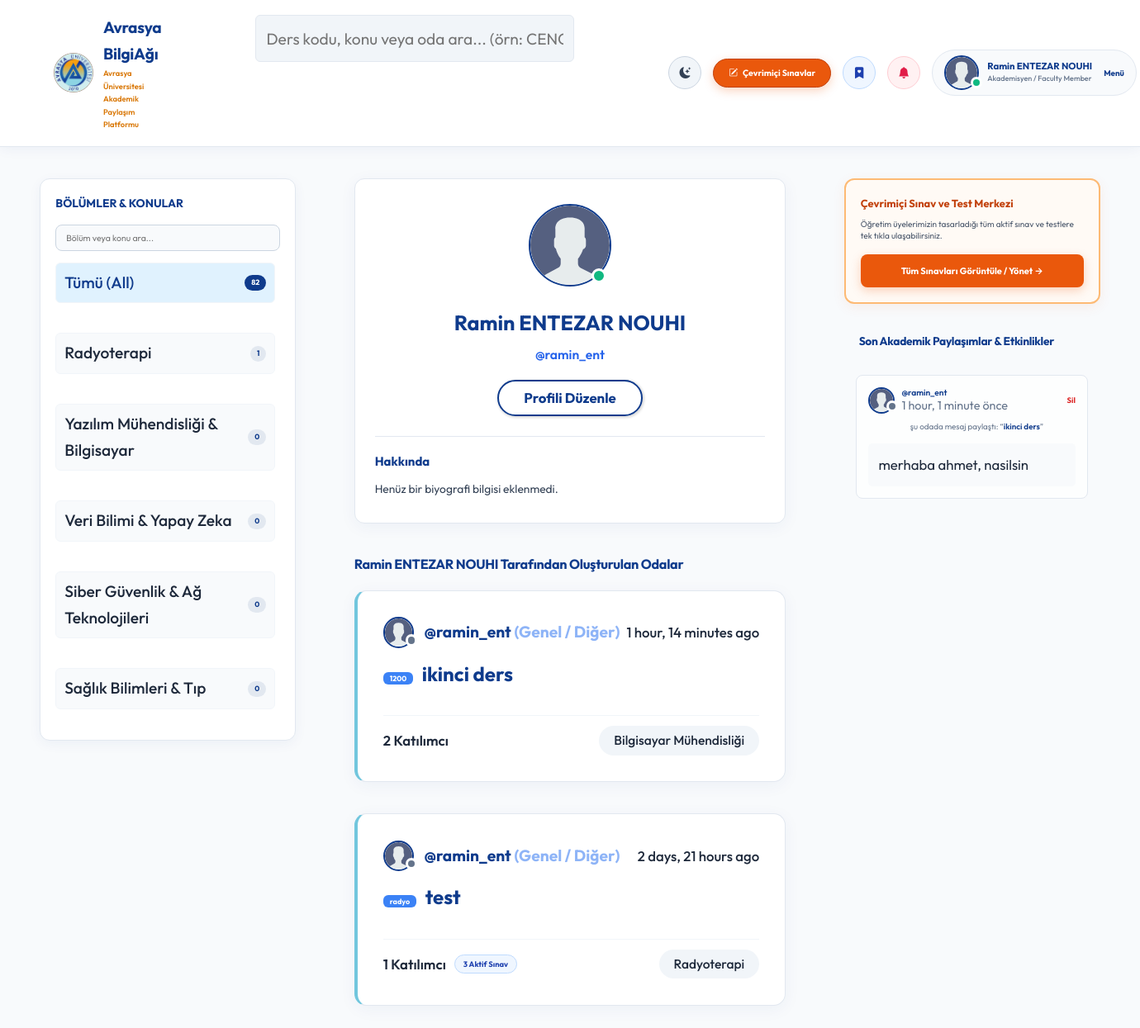
The page /profile/9/ (signed in) on the database its author committed.
### base/models.py (models this page shows, shortened)
class User(AbstractUser):
    name = models.CharField(max_length=200, null=True, verbose_name="Ad Soyad")
    email = models.EmailField(unique=True, null=True, verbose_name="E-Posta Adresi")
    bio = models.TextField(null=True, verbose_name="Hakkımda (Biyografi)")
    avatar = models.ImageField(null=True, default="avatar.svg", verbose_name="Profil Fotoğrafı (Avatar)")
    student_id = models.CharField(max_length=50, null=True, blank=True, verbose_name="Öğrenci / Sicil No")
    department = models.CharField(max_length=100, choices=DEPARTMENT_CHOICES, default='Genel / Diğer', verbose_name="Fakülte / Bölüm")
    role = models.CharField(max_length=20, choices=ROLE_CHOICES, default='student', verbose_name="Akademik Rol")
    github_link = models.URLField(max_length=255, null=True, blank=True, verbose_name="GitHub Profili")
    linkedin_link = models.URLField(max_length=255, null=True, blank=True, verbose_name="LinkedIn Profili")
    objects = CustomUserManager()
    USERNAME_FIELD = 'email'
    REQUIRED_FIELDS = ['username']
    @property
    def unread_notifications_count(self):
        return self.notifications.filter(is_read=False).count()
    @property
    def unread_notifications(self):
        return self.notifications.filter(is_read=False)

class Topic(models.Model):
    name = models.CharField(max_length=200)

class Room(models.Model):
    host = models.ForeignKey(User, on_delete=models.SET_NULL, null=True)
    topic = models.ForeignKey(Topic, on_delete=models.SET_NULL, null=True, verbose_name="Bölüm / Akademik Konu")
    name = models.CharField(max_length=200, verbose_name="Çalışma Odası Adı")
    course_code = models.CharField(max_length=50, null=True, blank=True, verbose_name="Ders Kodu (örn: CENG201)")
    room_type = models.CharField(max_length=20, choices=ROOM_TYPE_CHOICES, default='general', verbose_name="Oda Türü")
    description = models.TextField(null=True, blank=True, verbose_name="Oda Açıklaması")
    participants = models.ManyToManyField(
        User, related_name='participants', blank=True)
    updated = models.DateTimeField(auto_now=True)
    created = models.DateTimeField(auto_now_add=True)
    class Meta:
        ordering = ['-updated', '-created']
    def __str__(self):
        return self.name

class Message(models.Model):
    user = models.ForeignKey(User, on_delete=models.CASCADE)
    room = models.ForeignKey(Room, on_delete=models.CASCADE)
    body = models.TextField()
    is_verified_answer = models.BooleanField(default=False, verbose_name="Öğretim Üyesi Onaylı Cevap")
    updated = models.DateTimeField(auto_now=True)
    created = models.DateTimeField(auto_now_add=True)
    class Meta:
        ordering = ['-updated', '-created']

### base/views.py (the view)
# urls.py: path('profile/<str:pk>/', views.userProfile, name="user-profile"),
@login_required(login_url='login')
def userProfile(request, pk):
    user = User.objects.get(id=pk)
    rooms = user.room_set.all()
    room_messages = user.message_set.all()
    topics = Topic.objects.all()
    context = {'user': user, 'rooms': rooms,
               'room_messages': room_messages, 'topics': topics}
    return render(request, 'base/profile.html', context)

### base/templates/base/profile.html
{% extends 'main.html' %}
{% block content %}
<main class="profile-page layout layout--3">
  <div class="container">
    {% include 'base/topics_component.html' %}
    <div class="roomList">
      <div class="profile">
        <div class="profile__avatar">
          <div class="avatar avatar--large active">
            <img src="{{user.avatar.url}}" />
          </div>
        </div>
        <div class="profile__info">
          <h3>{{user.name}}</h3>
          <p>@{{user.username}}</p>
          {% if request.user == user %}
          <a href="{% url 'update-user' %}" class="btn btn--main btn--pill">Profili Düzenle</a>
          {% endif %}
        </div>
        <div class="profile__about">
          <h3>Hakkında</h3>
          <p>
            {{user.bio|default:"Henüz bir biyografi bilgisi eklenmedi."}}
          </p>
        </div>
      </div>
      <div class="roomList__header">
        <div>
          <h2>{{user.name|default:user.username}} Tarafından Oluşturulan Odalar</h2>
        </div>
      </div>
      {% include 'base/feed_component.html' %}
    </div>
    {% include 'base/activity_component.html' %}
  </div>
</main>
{% endblock content %}

### templates/navbar.html (shortened to what this page needs)
{% load static %}
<header class="header header--loggedIn">
    <div class="container">
        <a href="{% url 'home' %}" class="header__logo" style="display: flex; align-items: center; gap: 12px; text-decoration: none;">
            <img src="{% static 'images/avrasya_logo.png' %}" alt="Avrasya University Logo" style="width: 48px; height: 48px; object-fit: contain; background: transparent; border: none; border-radius: 50%;" />
            <div>
                <h1 style="margin:0; font-weight:700; color:#0f3b8c; letter-spacing: -0.3px;">Avrasya BilgiAğı</h1>
                <span style="font-size:0.78rem; color:#d97706; font-weight:600; display:block;">Avrasya Üniversitesi Akademik Paylaşım Platformu</span>
            </div>
        </a>
        <form class="header__search" method="GET" action="{% url 'home' %}">
            <label>
                <input name="q" placeholder="Ders kodu, konu veya oda ara... (örn: CENG201)" class="navbar-search-input" />
            </label>
        </form>
        <nav class="header__menu" style="display: flex; align-items: center; gap: 14px;">
            <button id="themeToggleBtn" onclick="toggleTheme()" title="Gece / Gündüz Modu" style="background: #f1f5f9; border: 1px solid #cbd5e1; width: 40px; height: 40px; border-radius: 50%; display: flex; align-items: center; justify-content: center; cursor: pointer; font-size: 1.15rem; transition: all 0.2s ease; color: #334155;">
                <i class="bi bi-moon-stars-fill"></i>
            </button>
            <a href="{% url 'quizzes' %}" style="display: inline-flex; align-items: center; gap: 6px; background: #ea580c; color: #ffffff; border: 1px solid #c2410c; padding: 8px 18px; border-radius: 50px; font-weight: 700; font-size: 0.88rem; text-decoration: none; white-space: nowrap; box-shadow: 0 4px 12px rgba(234, 88, 12, 0.25);">
                <i class="bi bi-pencil-square"></i> Çevrimiçi Sınavlar
            </a>
            {% if request.user.is_authenticated %}
            <a href="{% url 'saved-resources' %}" title="Kaydedilen Materyallerim" style="display: flex; align-items: center; justify-content: center; background: #eff6ff; border: 1px solid #bfdbfe; color: #1e40af; width: 40px; height: 40px; border-radius: 50%; text-decoration: none; font-size: 1.15rem;">
                <i class="bi bi-bookmark-heart-fill"></i>
            </a>
            <div style="position: relative;">
                <button onclick="const m=document.getElementById('notifModal'); m.style.display = m.style.display === 'none' ? 'block' : 'none';" title="Bildirimler" style="background: #fff1f2; border: 1px solid #fecdd3; color: #e11d48; width: 40px; height: 40px; border-radius: 50%; cursor: pointer; font-size: 1.15rem; display: flex; align-items: center; justify-content: center; position: relative;">
                    <i class="bi bi-bell-fill"></i>
                </button>
            </div>
            <div class="header__user" style="display: flex; align-items: center; gap: 14px; background: #f8fafc; border: 1px solid #e2e8f0; padding: 6px 14px; border-radius: 50px;">
                <a href="{% url 'update-user' %}" style="display: flex; align-items: center; gap: 10px; text-decoration: none;">
                    <div class="avatar avatar--medium active">
                        <img src="{{request.user.avatar.url}}" style="width: 38px; height: 38px; border-radius: 50%; object-fit: cover;" />
                    </div>
                    <div>
                        <p style="margin: 0; font-weight: 700; color: #0f3b8c; line-height: 1.2; font-size: 0.95rem; white-space: nowrap;">{{request.user.name|default:request.user.username}}</p>
                        <span style="font-size: 0.75rem; color: #64748b; font-weight: 500; display: block; white-space: nowrap;">{{request.user.get_role_display}}</span>
                    </div>
                </a>
                <button class="dropdown-button" style="background: transparent; border: none; cursor: pointer; font-weight: 700; color: #0f3b8c; font-size: 0.82rem;">
                    Menü
                </button>
            </div>
            {% endif %}
        </nav>
</header>

### base/templates/base/topics_component.html (shortened to what this page needs)
<div class="topics" style="background: #ffffff; border: 1px solid #e2e8f0; box-shadow: 0 4px 15px rgba(15, 59, 140, 0.05); border-radius: 12px; padding: 18px;">
    <div class="topics__header" style="margin-bottom: 12px;">
        <h2 style="color: #0f3b8c; font-weight: 700; font-size: 1.15rem;">BÖLÜMLER & KONULAR</h2>
    </div>
    <div style="margin-bottom: 14px;">
        <input type="text" id="topicSearchInput" onkeyup="filterTopicsList()" placeholder="Bölüm veya konu ara..."
               style="width: 100%; padding: 8px 12px; border: 1px solid #cbd5e1; border-radius: 8px; font-size: 0.88rem; background: #f8fafc; color: #1e293b; outline: none;">
    </div>
    <ul class="topics__list scroll" id="topicsListUl" style="max-height: 560px; overflow-y: auto; padding-right: 6px; list-style: none;">
        <li style="margin-bottom: 8px;">
            <a href="{% url 'home' %}" class="topic-pill active">
                <span>Tümü (All)</span>
                <span class="topic-count-badge">{{topics.count}}</span>
            </a>
        </li>
        {% for topic in topics %}
        <li class="topic-item" style="margin-bottom: 6px;">
            <a href="{% url 'home' %}?q={{topic.name}}" class="topic-pill">
                <span class="topic-name">{{topic.name}}</span>
                <span class="topic-count-badge">{{topic.room_set.all.count}}</span>
            </a>
        </li>
        {% endfor %}
    </ul>
</div>

### base/templates/base/feed_component.html
{% for room in rooms %}
<div class="roomListRoom" style="border-left: 4px solid #71c6dd;">
    <div class="roomListRoom__header" style="display: flex; justify-content: space-between; align-items: center; flex-wrap: wrap; gap: 8px;">
        <a href="{% url 'user-profile' room.host.id %}" class="roomListRoom__author">
            <div class="avatar avatar--small">
                <img src="{{room.host.avatar.url}}" />
            </div>
            <span>@{{room.host.username}} <small style="color: #8eb4f7;">({{room.host.department}})</small></span>
        </a>
        <div class="roomListRoom__actions">
            <span>{{room.created|timesince}} ago</span>
        </div>
    </div>
    <div class="roomListRoom__content">
        <a href="{% url 'room' room.id %}">
            {% if room.course_code %}
            <span style="background: #3b82f6; color: #fff; padding: 2px 8px; border-radius: 6px; font-size: 0.75rem; margin-right: 6px; font-weight: bold;">{{room.course_code}}</span>
            {% endif %}
            {{room.name}}
        </a>
    </div>
    <div class="roomListRoom__meta" style="display: flex; justify-content: space-between; align-items: center; flex-wrap: wrap; gap: 8px;">
        <div style="display: flex; align-items: center; gap: 10px;">
            <a href="{% url 'room' room.id %}" class="roomListRoom__joined" style="font-weight: 600;">
                {{room.participants.all.count}} Katılımcı
            </a>
            {% if room.quizzes.count %}
            <a href="{% url 'room' room.id %}" style="background: #eff6ff; border: 1px solid #bfdbfe; color: #1e40af; padding: 3px 10px; border-radius: 20px; font-weight: 700; font-size: 0.78rem; text-decoration: none;">
                {{ room.quizzes.count }} Aktif Sınav
            </a>
            {% endif %}
        </div>
        <p class="roomListRoom__topic" style="margin: 0;">{{room.topic.name}}</p>
    </div>
</div>
{% endfor %}

### base/templates/base/activity_component.html
<div class="activities" style="display: flex; flex-direction: column; gap: 20px;">
    <div style="background: #fffaf5; border: 2px solid #fdba74; border-radius: 12px; padding: 18px; box-shadow: 0 4px 15px rgba(234, 88, 12, 0.08);">
        <h3 style="color: #c2410c; font-size: 1.08rem; font-weight: 700; margin: 0 0 8px 0;">Çevrimiçi Sınav ve Test Merkezi</h3>
        <p style="color: #475569; font-size: 0.84rem; margin: 0 0 14px 0; line-height: 1.4;">
            Öğretim üyelerimizin tasarladığı tüm aktif sınav ve testlere tek tıkla ulaşabilirsiniz.
        </p>
        <a href="{% url 'quizzes' %}" style="display: block; text-align: center; padding: 11px 16px; font-weight: 700; font-size: 0.92rem; text-decoration: none; background: #ea580c; color: #ffffff; border-radius: 8px; box-shadow: 0 4px 12px rgba(234, 88, 12, 0.25);">
            Tüm Sınavları Görüntüle / Yönet &rarr;
        </a>
    </div>
    <div>
        <div class="activities__header" style="margin-bottom: 12px; background: transparent; border: none; padding: 0;">
            <h2 style="font-size: 1.15rem; font-weight: 700;">Son Akademik Paylaşımlar & Etkinlikler</h2>
        </div>
        {% for message in room_messages %}
        <div class="activities__box">
            <div class="activities__boxHeader roomListRoom__header" style="display: flex; justify-content: space-between; align-items: center; margin-bottom: 8px;">
                <a href="{% url 'user-profile' message.user.id %}" class="roomListRoom__author" style="display: flex; align-items: center; gap: 8px; text-decoration: none;">
                    <div class="avatar avatar--small">
                        <img src="{{message.user.avatar.url}}" style="width: 28px; height: 28px; border-radius: 50%; object-fit: cover;" />
                    </div>
                    <p style="margin: 0; font-weight: 600; font-size: 0.85rem;">
                        @{{message.user.username}}
                        <span style="color: #64748b; font-weight: 400;">{{message.created|timesince}} önce</span>
                    </p>
                </a>
                {% if request.user == message.user %}
                <a href="{% url 'delete-message' message.id %}" style="color: #dc2626; font-size: 0.78rem; font-weight: 700; text-decoration: none;">
                    Sil
                </a>
                {% endif %}
            </div>
            <div class="activities__boxContent">
                <p style="margin: 0 0 6px 0; font-size: 0.82rem; color: #64748b;">şu odada mesaj paylaştı: “<a href="{% url 'room' message.room.id %}" style="font-weight: 600; text-decoration: none;">{{message.room}}</a>”</p>
                <div class="activities__boxRoomContent">{{message.body}}</div>
            </div>
        </div>
        {% empty %}
        <div style="background: #ffffff; border: 1px solid #e2e8f0; border-radius: 10px; padding: 24px; text-align: center; color: #64748b; font-size: 0.88rem;">
            Henüz yeni bir mesaj veya etkinlik bulunmuyor.
        </div>
        {% endfor %}
    </div>
</div>

### rows shown on the page
User: user.avatar (placeholder picture), user.name "Ramin ENTEZAR NOUHI", user.role "Akademisyen / Faculty Member", avatar (placeholder picture), name "Ramin ENTEZAR NOUHI", username "ramin_ent", bio "Henüz bir biyografi bilgisi eklenmedi."
Topic: name "Radyoterapi", room_set.all.count "1"
Topic: name "Yazılım Mühendisliği & Bilgisayar", room_set.all.count "0"
Topic: name "Veri Bilimi & Yapay Zeka", room_set.all.count "0"
Topic: name "Siber Güvenlik & Ağ Teknolojileri", room_set.all.count "0"
Topic: name "Sağlık Bilimleri & Tıp", room_set.all.count "0"
Room: host.avatar (placeholder picture), host.username "ramin_ent", host.department "Genel / Diğer", created "1 hour, 14 minutes", course_code "1200", name "ikinci ders", participants.all.count "2", topic.name "Bilgisayar Mühendisliği"
Room: host.avatar (placeholder picture), host.username "ramin_ent", host.department "Genel / Diğer", created "2 days, 21 hours", course_code "radyo", name "test", participants.all.count "1", quizzes.count "3", topic.name "Radyoterapi"
Message: user.avatar (placeholder picture), user.username "ramin_ent", created "1 hour, 1 minute", shows "Sil", room "ikinci ders", body "merhaba ahmet, nasilsin"

### other values the page prints
{{ topics.count }} "82"
